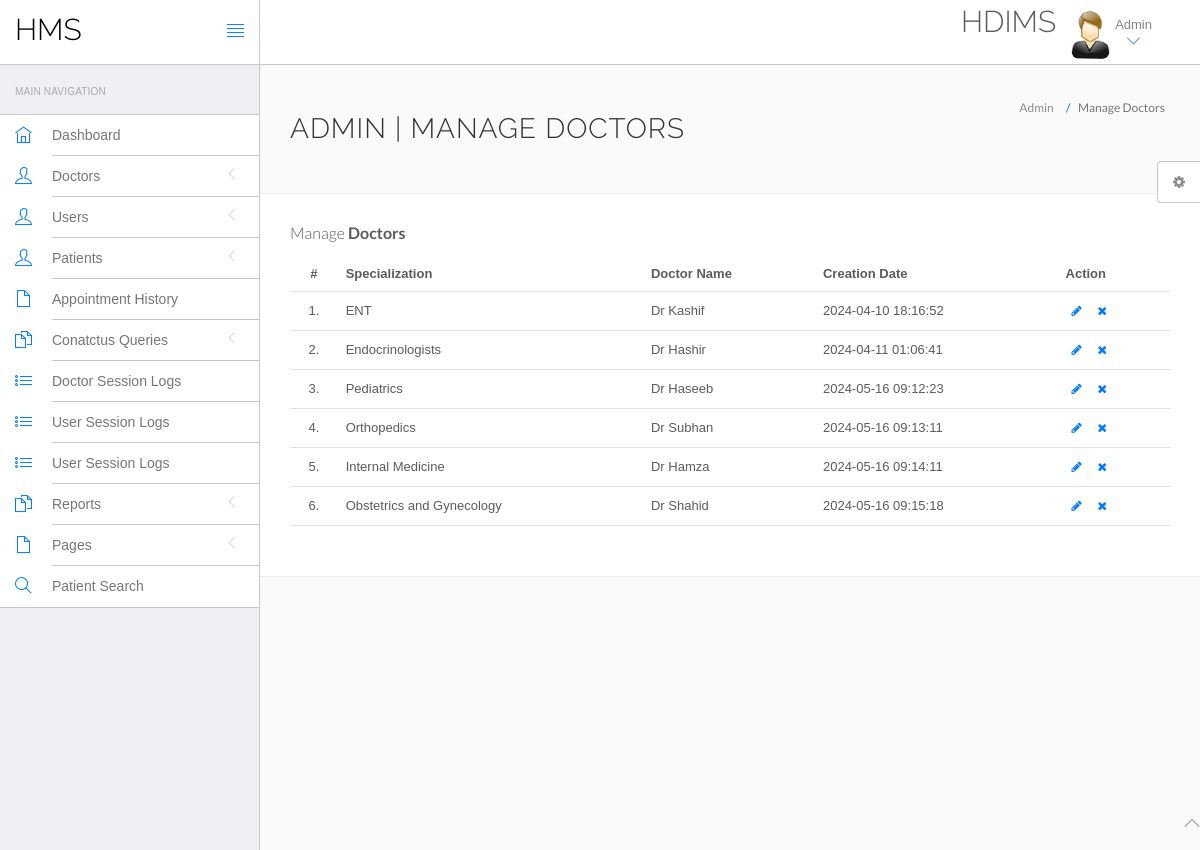
The page /hms/admin/manage-doctors.php (signed in) on the database its author committed.
### tables this page shows
CREATE TABLE `doctors` (
  `id` int(11) NOT NULL,
  `specilization` varchar(255) DEFAULT NULL,
  `doctorName` varchar(255) DEFAULT NULL,
  `address` longtext DEFAULT NULL,
  `docFees` varchar(255) DEFAULT NULL,
  `contactno` bigint(11) DEFAULT NULL,
  `docEmail` varchar(255) DEFAULT NULL,
  `password` varchar(255) DEFAULT NULL,
  `creationDate` timestamp NULL DEFAULT current_timestamp(),
  `updationDate` timestamp NULL DEFAULT NULL ON UPDATE current_timestamp()
);

### hms/admin/manage-doctors.php (the view, shortened to what this page needs)
<?php
include('include/config.php');
if(strlen($_SESSION['id']==0)) {
 header('location:logout.php');
  } else{
?>
<!DOCTYPE html>
<html lang="en">
	<head>
		<link rel="stylesheet" href="vendor/bootstrap/css/bootstrap.min.css">
		<link rel="stylesheet" href="vendor/fontawesome/css/font-awesome.min.css">
		<link rel="stylesheet" href="vendor/themify-icons/themify-icons.min.css">
		<link href="vendor/animate.css/animate.min.css" rel="stylesheet" media="screen">
		<link href="vendor/perfect-scrollbar/perfect-scrollbar.min.css" rel="stylesheet" media="screen">
		<link href="vendor/switchery/switchery.min.css" rel="stylesheet" media="screen">
		<link href="vendor/bootstrap-touchspin/jquery.bootstrap-touchspin.min.css" rel="stylesheet" media="screen">
		<link href="vendor/select2/select2.min.css" rel="stylesheet" media="screen">
		<link href="vendor/bootstrap-datepicker/bootstrap-datepicker3.standalone.min.css" rel="stylesheet" media="screen">
		<link href="vendor/bootstrap-timepicker/bootstrap-timepicker.min.css" rel="stylesheet" media="screen">
		<link rel="stylesheet" href="assets/css/styles.css">
		<link rel="stylesheet" href="assets/css/plugins.css">
		<link rel="stylesheet" href="assets/css/themes/theme-1.css" id="skin_color" />
	</head>
	<body>
		<div id="app">
<?php include('include/sidebar.php');?>
			<div class="app-content">
						<?php include('include/header.php');?>
				<div class="main-content" >
					<div class="wrap-content container" id="container">
						<section id="page-title">
							<div class="row">
								<div class="col-sm-8">
									<h1 class="mainTitle">Admin | Manage Doctors</h1>
																	</div>
								<ol class="breadcrumb">
									<li>
										<span>Admin</span>
									</li>
									<li class="active">
										<span>Manage Doctors</span>
									</li>
								</ol>
							</div>
						</section>
						<div class="container-fluid container-fullw bg-white">
									<div class="row">
								<div class="col-md-12">
									<h5 class="over-title margin-bottom-15">Manage <span class="text-bold">Doctors</span></h5>
									<table class="table table-hover" id="sample-table-1">
										<thead>
											<tr>
												<th class="center">#</th>
												<th>Specialization</th>
												<th class="hidden-xs">Doctor Name</th>
												<th>Creation Date </th>
												<th>Action</th>
											</tr>
										</thead>
										<tbody>
<?php
$sql=mysqli_query($con,"select * from doctors");
$cnt=1;
while($row=mysqli_fetch_array($sql))
{
?>
											<tr>
												<td class="center"><?php echo $cnt;?>.</td>
												<td class="hidden-xs"><?php echo $row['specilization'];?></td>
												<td><?php echo $row['doctorName'];?></td>
												<td><?php echo $row['creationDate'];?>
												</td>
												<td >
												<div class="visible-md visible-lg hidden-sm hidden-xs">
							<a href="edit-doctor.php?id=<?php echo $row['id'];?>" class="btn btn-transparent btn-xs" tooltip-placement="top" tooltip="Edit"><i class="fa fa-pencil"></i></a>
	<a href="manage-doctors.php?id=<?php echo $row['id']?>&del=delete" onClick="return confirm('Are you sure you want to delete?')"class="btn btn-transparent btn-xs tooltips" tooltip-placement="top" tooltip="Remove"><i class="fa fa-times fa fa-white"></i></a>
												</div>
												</td>
											</tr>
											<?php
$cnt=$cnt+1;
											 }?>
										</tbody>
									</table>
								</div>
							</div>
								</div>
							</div>
						</div>
					</div>
				</div>
	<?php include('include/footer.php');?>
	<?php include('include/setting.php');?>
	</body>
</html>
<?php } ?>

### hms/admin/assets/css/themes/theme-1.css (style rules this page uses)
body { background: #FAFAFA; }

### rows shown on the page
doctors: specilization "ENT", doctorName "Dr Kashif", creationDate "2024-04-10 18:16:52"
doctors: specilization "Endocrinologists", doctorName "Dr Hashir", creationDate "2024-04-11 01:06:41"
doctors: specilization "Pediatrics", doctorName "Dr Haseeb", creationDate "2024-05-16 09:12:23"
doctors: specilization "Orthopedics", doctorName "Dr Subhan", creationDate "2024-05-16 09:13:11"
doctors: specilization "Internal Medicine", doctorName "Dr Hamza", creationDate "2024-05-16 09:14:11"
doctors: specilization "Obstetrics and Gynecology", doctorName "Dr Shahid", creationDate "2024-05-16 09:15:18"
